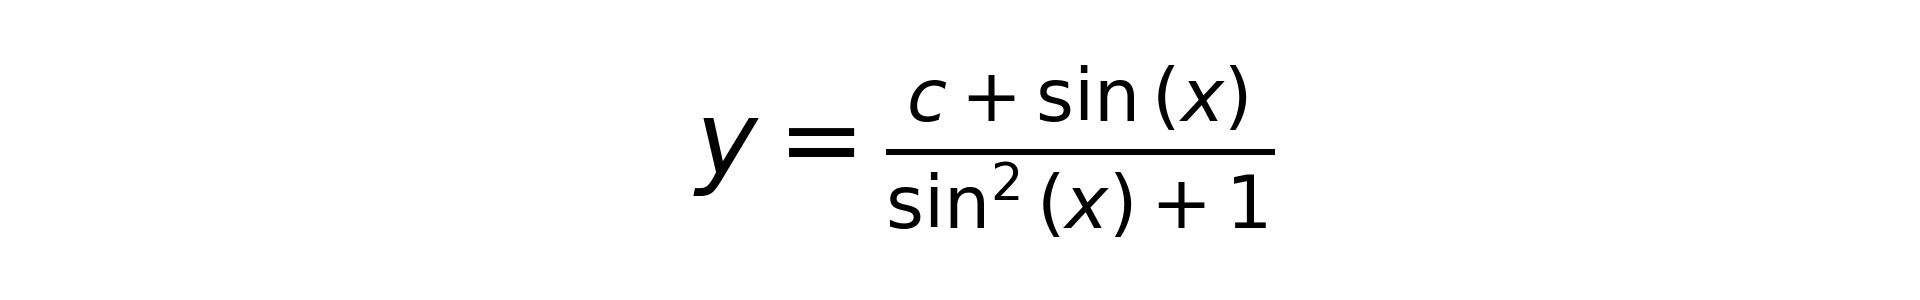

Reproduce this figure in Python.
import sympy as smp
from sympy import *
import matplotlib.pyplot as plt
import io

# Saving the equation ans solve in png file

eqn_path = './equation.png'
solve_path = './solve.png'

def latex_to_png(latex_str, file_path):
    fig = plt.figure()
    fig.set_figheight(1)
    plt.axis("off")
    plt.text(0.5, 0.5, f"${latex_str}$", size = 25, ha="center", va="center")
    buffer = io.BytesIO()
    plt.savefig(buffer, format="png", dpi=300)
    plt.close(fig)
    with open(file_path, 'wb') as f:
        f.write(buffer.getvalue())
    
# Function to solve the linear differential equation

x, y, c = smp.symbols('x y c')

def solve(ddx, c_y, const):
    ddx = ddx.replace('^', "**")
    c_y = c_y.replace('^', "**")
    const = const.replace('^', "**")
    ddx = parse_expr(ddx)
    c_y = parse_expr(c_y)
    const = parse_expr(const)

    eq = Eq(Derivative(y,x) * ddx + c_y * y, const)
    latex_to_png(latex(eq), eqn_path)

    c_y = c_y / ddx
    const = const / ddx
    ddx = 1
    i_f = integrate(c_y, x)
    i_f = smp.exp(i_f)

    # Prints the solved equation
    solve = (integrate(i_f * const))
    solve = solve + c
    solve = solve / i_f
    solve = Eq(y, solve)

    ans = latex(solve)
    latex_to_png(ans, solve_path)




# solve("1 + smp.sin(x)**2", "smp.sin(2*x)", "smp.cos(x)")
# solve("1 + sin(x)**2", "sin(2*x)", "cos(x)")

solve("1 + sin(x)^2", "sin(2*x)", "cos(x)")
